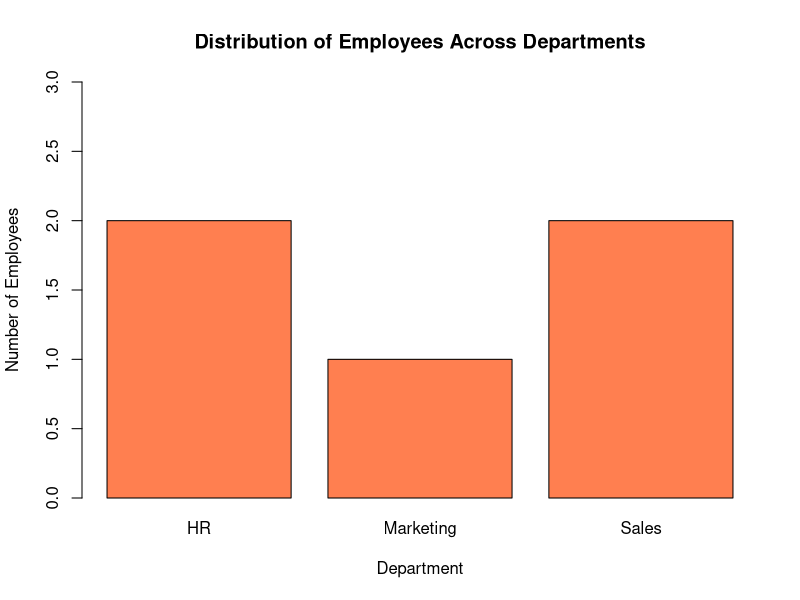

Generate this figure with R:
# Set 3 - Q2: Bar chart of employee count by department
department <- c("Sales", "HR", "Marketing", "Sales", "HR")

dept_table <- table(department)

barplot(dept_table,
        main = "Distribution of Employees Across Departments",
        xlab = "Department", ylab = "Number of Employees",
        col = "coral", ylim = c(0, max(dept_table) + 1))
